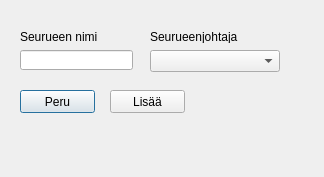
<?xml version="1.0" encoding="UTF-8"?>
<ui version="4.0">
 <class>Dialog</class>
 <widget class="QDialog" name="Dialog">
  <property name="geometry">
   <rect>
    <x>0</x>
    <y>0</y>
    <width>324</width>
    <height>177</height>
   </rect>
  </property>
  <property name="windowTitle">
   <string>Dialog</string>
  </property>
  <widget class="QLineEdit" name="addPartyNameLineEdit">
   <property name="geometry">
    <rect>
     <x>20</x>
     <y>50</y>
     <width>113</width>
     <height>20</height>
    </rect>
   </property>
  </widget>
  <widget class="QComboBox" name="addPartyLeaderComboBox">
   <property name="geometry">
    <rect>
     <x>150</x>
     <y>50</y>
     <width>130</width>
     <height>22</height>
    </rect>
   </property>
  </widget>
  <widget class="QLabel" name="label">
   <property name="geometry">
    <rect>
     <x>20</x>
     <y>30</y>
     <width>90</width>
     <height>13</height>
    </rect>
   </property>
   <property name="text">
    <string>Seurueen nimi</string>
   </property>
  </widget>
  <widget class="QLabel" name="label_2">
   <property name="geometry">
    <rect>
     <x>150</x>
     <y>30</y>
     <width>100</width>
     <height>13</height>
    </rect>
   </property>
   <property name="text">
    <string>Seurueenjohtaja</string>
   </property>
  </widget>
  <widget class="QPushButton" name="addPartyCancelPushButton">
   <property name="geometry">
    <rect>
     <x>20</x>
     <y>90</y>
     <width>75</width>
     <height>23</height>
    </rect>
   </property>
   <property name="text">
    <string>Peru</string>
   </property>
   <property name="default">
    <bool>true</bool>
   </property>
  </widget>
  <widget class="QPushButton" name="addPartyAddPushButton">
   <property name="geometry">
    <rect>
     <x>110</x>
     <y>90</y>
     <width>75</width>
     <height>23</height>
    </rect>
   </property>
   <property name="text">
    <string>Lisää</string>
   </property>
  </widget>
 </widget>
 <resources/>
 <connections/>
</ui>
